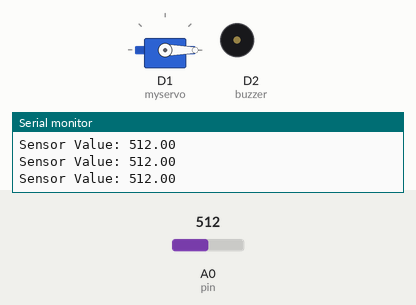
Bench run of a sketch on a simulated ESP8266 (NodeMCU). On the bench: servo, buzzer (waves = sounding, pin HIGH), the last lines printed to the serial monitor. The test bench sets the inputs (shaded band); at power-on: A0 (pin) = 512. WiFi joins after 1.5 s; servers stay silent unless stated; uploads are accepted with an empty reply.

Above: at 3.8 s.
3.9 s: A0 (pin) set to 90
At 6.7 s:
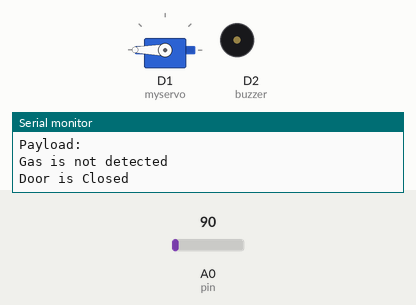
6.9 s: A0 (pin) set to 96
8.9 s: A0 (pin) set to 110
At 11.4 s:
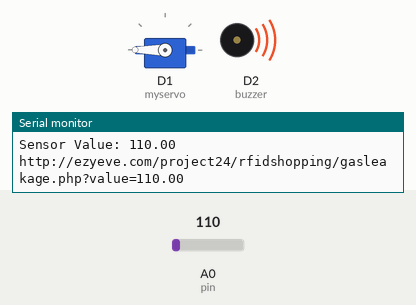
11.7 s: A0 (pin) set to 89
At 14.2 s:
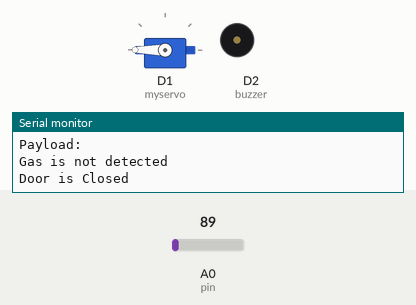
14.5 s: A0 (pin) set to 109
At 16.6 s:
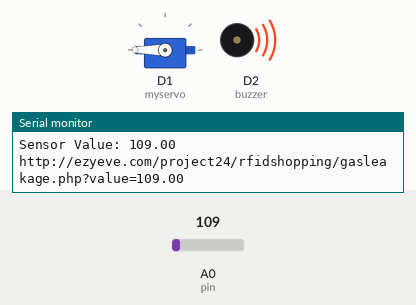
Timing chart, 0 to 18.1 s (numbered marks = the images above; inputs shaded):
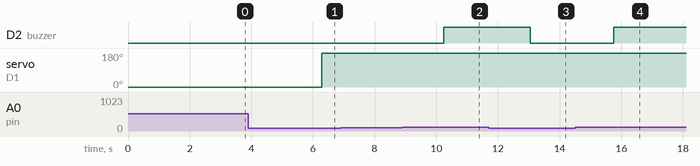

The sketch:

Gas_Leakage_Detection.ino
```cpp
#include <ESP8266WiFi.h>
#include <ESP8266HTTPClient.h>
#include <WiFiClient.h>

const char* ssid = "Shravani";
const char* password = "tmkoc1234";

//Your Domain name with URL path or IP address with path
String serverName = "http://ezyeve.com/project24/rfidshopping/gasleakage.php";

// the following variables are unsigned longs because the time, measured in
// milliseconds, will quickly become a bigger number than can be stored in an int.
unsigned long lastTime = 0;
// Timer set to 10 minutes (600000)
//unsigned long timerDelay = 600000;
// Set timer to 5 seconds (5000)
unsigned long timerDelay = 5000;


#include <Servo.h>
Servo servo;
int myservo = D1;

int buzzer = D2;

int pin = A0;

float sensorValue;  //variable to store sensor value

void setup()
{
  Serial.begin(9600); // sets the serial port to 9600
  servo.attach(myservo);
  servo.write(0);
  delay(1000);

  pinMode(buzzer, OUTPUT);

  WiFi.begin(ssid, password);
  Serial.println("Connecting");
  while(WiFi.status() != WL_CONNECTED) {
    delay(500);
    Serial.print(".");
  }
  Serial.println("");
  Serial.print("Connected to WiFi network with IP Address: ");
  Serial.println(WiFi.localIP());

  Serial.println("Timer set to 5 seconds (timerDelay variable), it will take 5 seconds before publishing the first reading.");
}

void loop()
{
  sensorValue = analogRead(pin); // read analog input pin 0

  Serial.println("");

  Serial.print("Sensor Value: ");
  Serial.print(sensorValue);

  // Send an HTTP POST request depending on timerDelay
  if ((millis() - lastTime) > timerDelay) {
    //Check WiFi connection status
    if(WiFi.status()== WL_CONNECTED){
      WiFiClient client;
      HTTPClient http;
      Serial.println("");

      String serverPath = serverName + "?value=" + String(sensorValue);

      Serial.print(serverPath);
      Serial.println("");
      // Your Domain name with URL path or IP address with path
      http.begin(client, serverPath.c_str());

      // Send HTTP GET request
      int httpResponseCode = http.GET();

      if (httpResponseCode>0) {
        Serial.print("HTTP Response code: ");
        Serial.println(httpResponseCode);
        String payload = http.getString();
        Serial.print("Payload: ");
        Serial.print(payload);

        if (sensorValue<=99)
        {
          Serial.println("");
          Serial.println("Gas is not detected");
          Serial.println("Door is Closed");
          delay(1000);
          digitalWrite(buzzer,LOW);
          //Serial.println("Degree 270");
          servo.write(180);
        }

        else if (100<sensorValue)
        {
          Serial.println("");
          Serial.println("Gas is detected");
          Serial.println("Door is Open");
          digitalWrite(buzzer,HIGH);
          //Serial.println("Degree 270");
          servo.write(270);

          // delay(2000);
          // digitalWrite(buzzer,LOW);
        }

        // else if (470<=sensorValue<=520)
        // {
        //   Serial.println("");
        //   Serial.println("Smoke is detected");
        //   digitalWrite(buzzer,HIGH);
        //   delay(2000);
        //   digitalWrite(buzzer,LOW);
        // }
      }
      else {
        Serial.println("");
        Serial.print("Error code: ");
        Serial.println(httpResponseCode);
      }
      // Free resources
      http.end();
    }
  }
}
```

Measured:
- the behaviour switches between 100 and 101 on A0 (pin) (found by bisection; images 1 and 2)
- after the input at 3.9 s, D2 (buzzer): stays LOW (without the input it goes to HIGH after 1.4 s); servo on D1 (myservo): 0° → 180° after 2.4 s instead of 1.4 s
- after the input at 8.9 s, D2 (buzzer): LOW → HIGH after 1.3 s
- after the input at 11.7 s, D2 (buzzer): HIGH → LOW after 1.4 s
- after the input at 14.5 s, D2 (buzzer): LOW → HIGH after 1.3 s
